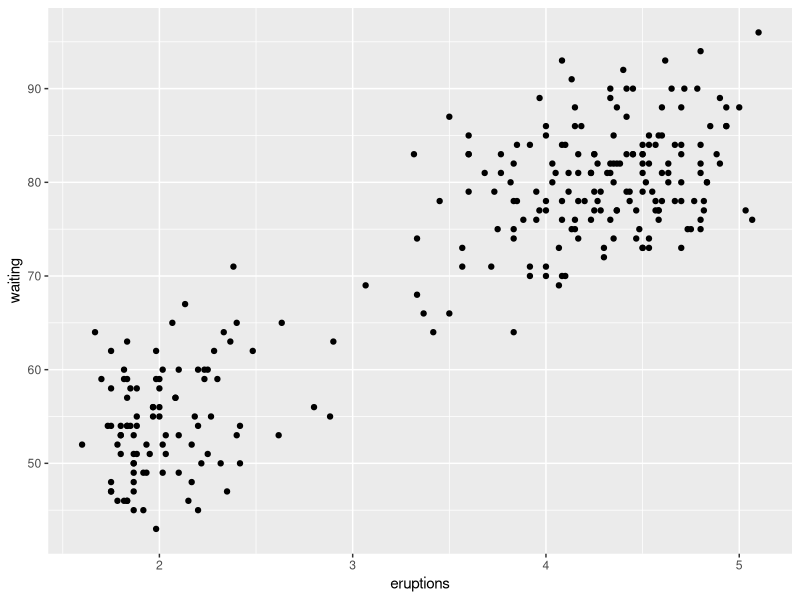
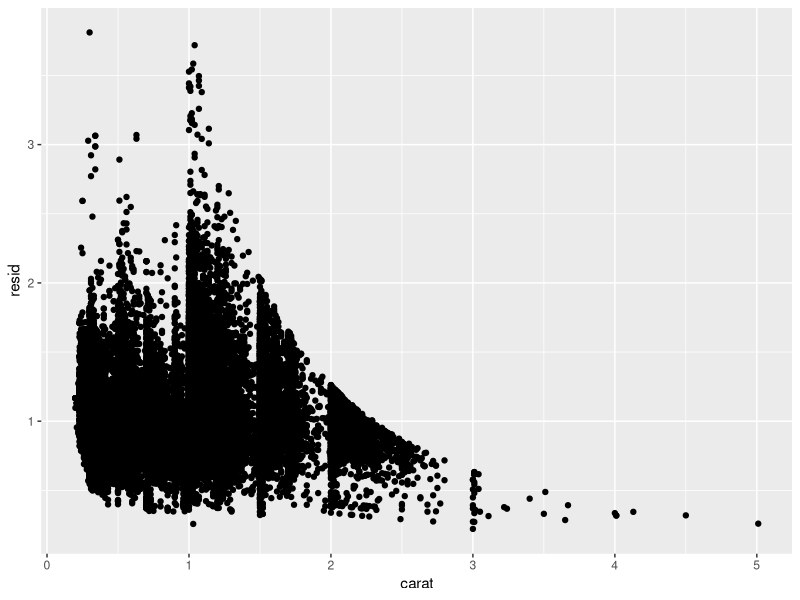
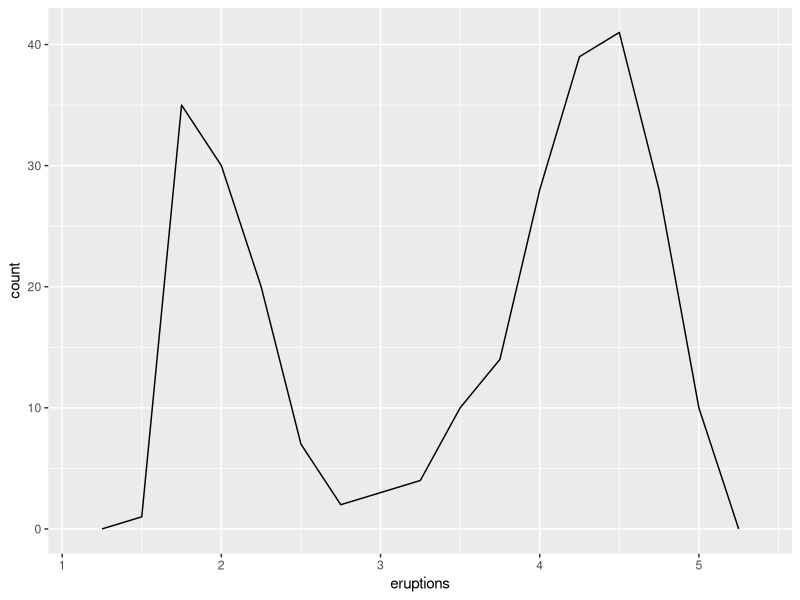
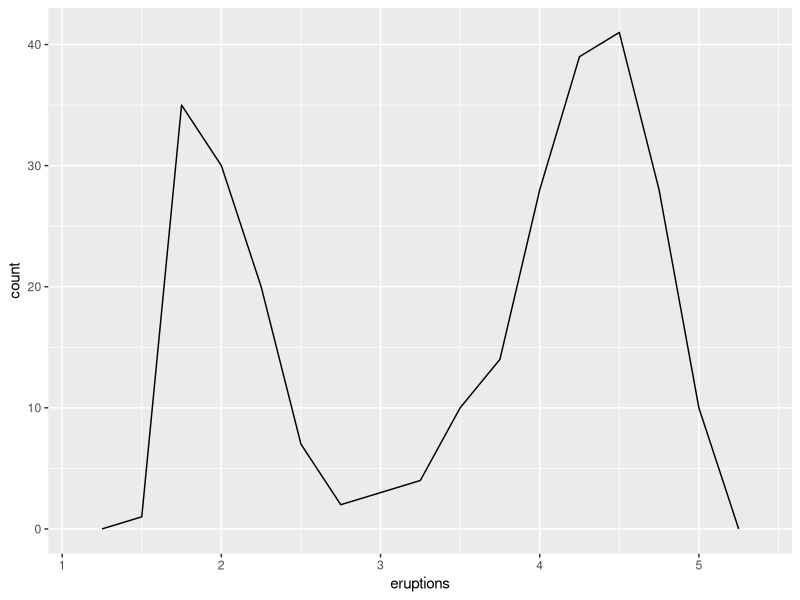
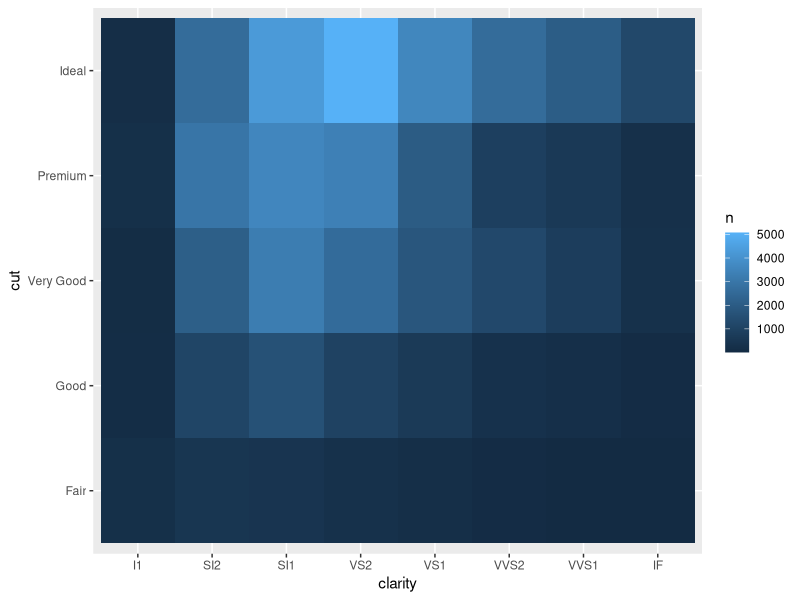

These charts were generated, in order, by the following R code:
##################################### Patterns and Models ##############################################
library(tidyverse)

help(faithful)
summary(faithful)
ggplot(data = faithful) +
  geom_point(mapping = aes(x = eruptions, y = waiting))

library(modelr)

mod <- lm(log(price) ~ log(carat), data = diamonds)

diamonds2 <- diamonds %>% 
  add_residuals(mod) %>% # add_residuals adds a single new column, .resid, to the input data.
  mutate(resid = exp(resid))

ggplot(data = diamonds2) +
  geom_point(mapping = aes(x = carat, y = resid))

diamonds3 <- diamonds %>% 
  add_residuals(mod)

# omit data = and mapping = 
ggplot(data = faithful, mapping = aes(x = eruptions)) +
  geom_freqpoly(binwidth = 0.25)

ggplot(faithful, aes(eruptions)) +
  geom_freqpoly(binwidth = 0.25)

# concatenate pipline with plot
diamonds %>% 
  count(cut, clarity)

diamonds %>% 
  count(cut, clarity) %>% 
  ggplot(aes(clarity, cut, fill = n)) +
  geom_tile()

######## chapter 6: workflow projects #########
getwd()
